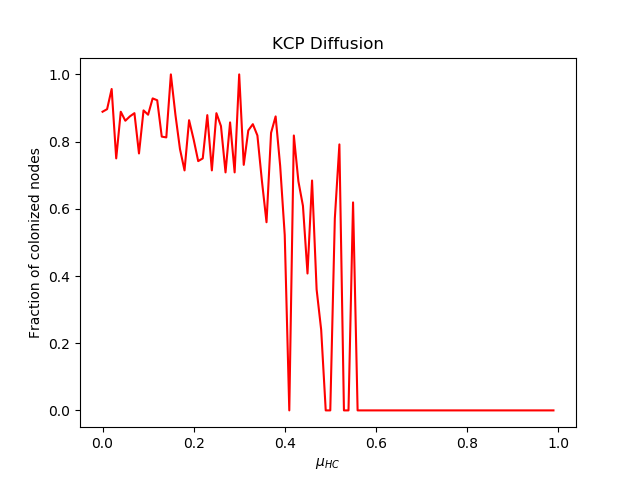

Here is the Python script that generated this plot:
import matplotlib.pyplot as plt
import vegas
import math
import random
import graphviz
from networkx import *
from numpy import *


def Simulation(mu_HC,Time):
    #Preparing the graph
    #Num_HCW HCW nodes, each with 8 patient nodes as maximum number
    Num_HCW=10
    G=fast_gnp_random_graph(Num_HCW, 0.8, seed=None, directed=False)
    Role=['HCW']
    set_node_attributes(G, Role, 'Role')
    fixed_pos=spring_layout(G)     #Setting the layout to fix the position of the HCW nodes in the plot

    for n in range(len(G.nodes())):           #Adding the patient nodes, 8 for
        for i in range(8):                    #each HCW
            new=9*(n+1)+i+1
            G.add_node(new,Role=['Patient'])
            G.add_edge(n,new)

    State=['Uncolonized']
    set_node_attributes(G, State,'State')   #Setting all the states to uncolonized
    G.nodes[16]['State']=['Colonized']

    infected_list=[]  #Inizialization of the infected list
    #Parameters of the model
    mu_c=0.05    #Colonized discharge rate
    mu_u=0.1    #Uncolonized discharge rate
    alpha=0.21   #Probability of colonization
    phi=0.05      #Probability that the patient added is colonized
    lambd=0.1      #Probability to add a patient
    #mu_HC=0.5    #Probability of a colonized HCW to become uncolonized
    #Colonized admition rate phi*lambd
    #Uncolonized admition rate (1-phi)*lambd

    #Time=40 #Time steps of the simulation (days)

    #Begin of the time simulation
    for t in range(Time):
        #Adding the methods to remove the diffusion after the beginning of the contagion
        if t>Time/2:
            phi=0        #Isolation of admitted colonized patient
            alpha=0.19    #Antibiotic restriction decreasing alpha
            #Hand washing for HCW
            for i in range(Num_HCW):
                if G.nodes[i]['State']==['Colonized']:
                    rand_head=random.uniform(0,1)
                    if rand_head<=mu_HC:
                        G.nodes[i]['State']=['Uncolonized']

        #Removing the nodes
        to_remove_list=[]
        for node in G.nodes():
            if G.nodes[node]['Role']==['Patient']:
                if G.nodes[node]['State']==['Colonized']:
                    rand_colon=random.uniform(0,1)
                    if rand_colon<=mu_c:
                        to_remove_list.append(node)
                if G.nodes[node]['State']==['Uncolonized']:
                    rand_uncolon=random.uniform(0,1)
                    if rand_uncolon<=mu_u:
                        to_remove_list.append(node)

        for j in range(len(to_remove_list)):
            G.remove_node(to_remove_list[j])

        big_node=amax(G.nodes())+1  #Setting the bigger node to begin the adding process

        #Adding the nodes kepping the maximum number of patient for each node equal to 8
        to_add_list_col=[]
        to_add_list_uncol=[]
        to_add_list_link=[]
        newnum=big_node
        for i in range(Num_HCW):                          #Cicling only on the HCW because we can only add patient to the HCW
            neighbours=list(G.neighbors(i))
            patient=[j for j in range(len(neighbours)) if G.nodes[neighbours[j]]['Role']==['Patient']] #Counting the number of patient for each node
            patient_num=len(patient)

            if patient_num<7:
                rand_admis=random.uniform(0,1)
                if rand_admis<=lambd:
                    rand_pat=random.uniform(0,1)
                    if rand_pat<=phi:
                        to_add_list_col.append(newnum)   #add colonized node
                        to_add_list_link.append((i,newnum))
                        newnum=newnum+1
                    else:
                        to_add_list_uncol.append(newnum)  #add uncolonized node
                        to_add_list_link.append((i,newnum))
                        newnum=newnum+1



        #Adding of the nodes to the graph
        for i in range(len(to_add_list_col)):
            G.add_node(to_add_list_col[i], Role=['Patient'], State=['Colonized'])

        for i in range(len(to_add_list_uncol)):
            G.add_node(to_add_list_uncol[i], Role=['Patient'], State=['Uncolonized'])

        for i in range(len(to_add_list_link)):
            G.add_edge(*to_add_list_link[i])

        #Stop condition if the graph is empty
        if len(G.nodes())==0:
            break

        #Infection for each node
        to_infect_list=[]
        for node in G.nodes():
            if G.nodes[node]['State']==['Colonized']:
                neighbours=list(G.neighbors(node))
                for j in range(len(neighbours)):
                    if G.nodes[neighbours[j]]['State']==['Uncolonized']:
                        rand_inf=random.uniform(0,1)
                        if rand_inf<=alpha:
                            to_infect_list.append(neighbours[j])


        to_infect_list=list(set(to_infect_list))  #Keeping only the unique value for each colonized node

        for i in range(len(to_infect_list)):
            G.nodes[to_infect_list[i]]['State']=['Colonized']
            infected_list.append(to_infect_list[i])


    Num_col=0
    for node in G.nodes():
        if G.nodes[node]['State']==['Colonized']:
            Num_col=Num_col+1
    return Num_col/len(G.nodes())


Num_infect=ones(100, 'double')
Mu_HC=ones(100, 'double')
Time=1000
for r in range(100):
    Mu_HC[r]=r*0.01
    Num_infect[r]=Simulation(Mu_HC[r],Time)

#Plot of the exact and the numerical solution
plt.plot(Mu_HC,Num_infect,'r')
plt.xlabel(r'$\mu_{HC}$')
#plt.xlabel(r'$\alpha$')
plt.ylabel('Fraction of colonized nodes')
plt.title('KCP Diffusion')
plt.show()
